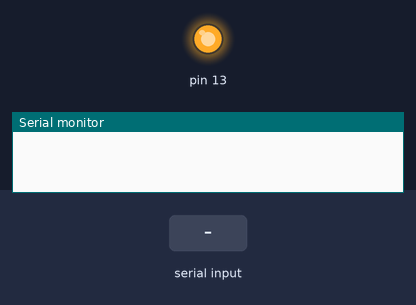
Bench run of a sketch on a simulated Arduino Uno, built with avr-gcc and run on an emulated ATmega328P. Parts: output pins drawn as LEDs (lit = HIGH), the last lines printed to the serial monitor. The test bench sets the inputs (shaded band).

Above: at 1.2 s.
1.3 s: "0" received over Serial
At 1.7 s:
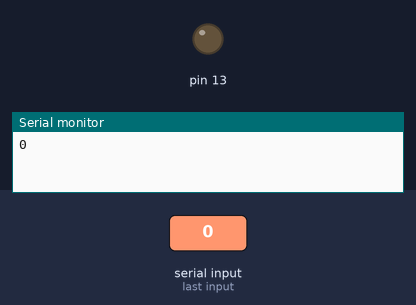
2.8 s: "1" received over Serial
At 4.1 s:
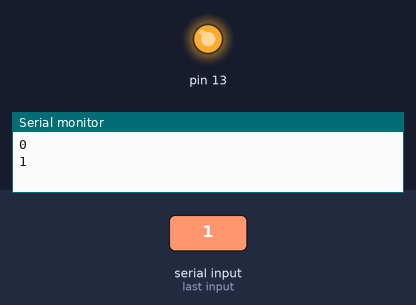
Timing chart, 0 to 5.8 s (numbered marks = the images above; inputs shaded):
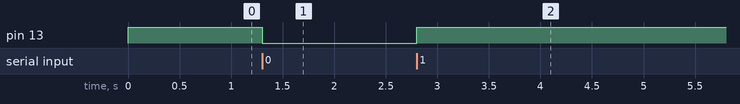

Measured:
- after the input at 1.3 s, pin 13: HIGH → LOW at once
- after the input at 2.8 s, pin 13: LOW → HIGH at once

The sketch:

bluetooth_LED.ino
```cpp
/*

//https://forum.arduino.cc/t/strcmp-function-doesnt-work/568646

char input[15];
const int led = 13;

void setup() {
  Serial.begin(9600);
  pinMode(led, OUTPUT);
  Serial.println("Write 'switch on' or 'turn on' to HIGH");
}

void loop() {
  int i=0;

  if (Serial.available()>0){
    while (Serial.available()>0) {

      delay(2);  //delay to allow byte to arrive in input buffer
      char c = Serial.read();

      input[i] = c;
      i++;
    }
    Check (input);
  }
}

void Check(char command[]){
  int i=0;

  if ((strcmp(command, "switch on") == 10) || (strcmp(command, "turn on") == 10))
    digitalWrite(led, HIGH);

  else
    digitalWrite(led, LOW);
}

*/


char inputByte;

void setup() {
 Serial.begin(9600);
 pinMode(13,OUTPUT);
 digitalWrite(13,HIGH);
}

void loop() {
  while(Serial.available()>0){

      inputByte = Serial.read();
      Serial.println(inputByte);

      if (inputByte == '1'){
      digitalWrite(13, HIGH);
      }

      else if (inputByte == '0'){
      digitalWrite(13, LOW);
      }

      else if (inputByte == '2'){
      digitalWrite(7, HIGH);
      }

      else if (inputByte == '3'){
      digitalWrite(7, LOW);
      }
    }
}
```
